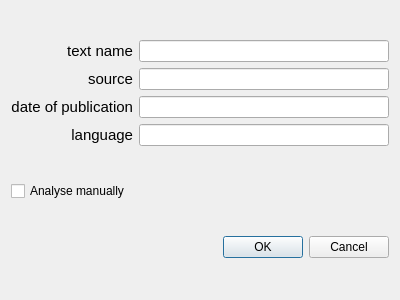
<?xml version="1.0" encoding="UTF-8"?>
<ui version="4.0">
 <class>Dialog</class>
 <widget class="QDialog" name="Dialog">
  <property name="geometry">
   <rect>
    <x>0</x>
    <y>0</y>
    <width>400</width>
    <height>300</height>
   </rect>
  </property>
  <property name="windowTitle">
   <string>Dialog</string>
  </property>
  <layout class="QHBoxLayout" name="horizontalLayout_5">
   <item>
    <layout class="QVBoxLayout" name="verticalLayout_3">
     <item>
      <layout class="QHBoxLayout" name="horizontalLayout">
       <item>
        <layout class="QVBoxLayout" name="verticalLayout_2">
         <item>
          <widget class="QLabel" name="labeltext">
           <property name="text">
            <string>&lt;html&gt;&lt;head/&gt;&lt;body&gt;&lt;p align=&quot;right&quot;&gt;&lt;span style=&quot; font-size:11pt;&quot;&gt;text name&lt;/span&gt;&lt;/p&gt;&lt;/body&gt;&lt;/html&gt;</string>
           </property>
          </widget>
         </item>
         <item>
          <widget class="QLabel" name="labelsource">
           <property name="text">
            <string>&lt;html&gt;&lt;head/&gt;&lt;body&gt;&lt;p align=&quot;right&quot;&gt;&lt;span style=&quot; font-size:11pt;&quot;&gt;source&lt;/span&gt;&lt;/p&gt;&lt;/body&gt;&lt;/html&gt;</string>
           </property>
          </widget>
         </item>
         <item>
          <widget class="QLabel" name="labeldate">
           <property name="text">
            <string>&lt;html&gt;&lt;head/&gt;&lt;body&gt;&lt;p align=&quot;right&quot;&gt;&lt;span style=&quot; font-size:11pt;&quot;&gt;date of publication&lt;/span&gt;&lt;/p&gt;&lt;/body&gt;&lt;/html&gt;</string>
           </property>
          </widget>
         </item>
         <item>
          <widget class="QLabel" name="labellanguage">
           <property name="text">
            <string>&lt;html&gt;&lt;head/&gt;&lt;body&gt;&lt;p align=&quot;right&quot;&gt;&lt;span style=&quot; font-size:11pt;&quot;&gt;language&lt;/span&gt;&lt;/p&gt;&lt;/body&gt;&lt;/html&gt;</string>
           </property>
          </widget>
         </item>
        </layout>
       </item>
       <item>
        <layout class="QVBoxLayout" name="verticalLayout">
         <item>
          <widget class="QLineEdit" name="lineEdit1"/>
         </item>
         <item>
          <widget class="QLineEdit" name="lineEdit2"/>
         </item>
         <item>
          <widget class="QLineEdit" name="lineEdit3"/>
         </item>
         <item>
          <widget class="QLineEdit" name="lineEdit5"/>
         </item>
        </layout>
       </item>
      </layout>
     </item>
     <item>
      <widget class="QCheckBox" name="checkBox">
       <property name="text">
        <string>Analyse manually</string>
       </property>
      </widget>
     </item>
     <item>
      <widget class="QDialogButtonBox" name="buttonBox">
       <property name="orientation">
        <enum>Qt::Horizontal</enum>
       </property>
       <property name="standardButtons">
        <set>QDialogButtonBox::Cancel|QDialogButtonBox::Ok</set>
       </property>
      </widget>
     </item>
    </layout>
   </item>
  </layout>
 </widget>
 <resources/>
 <connections>
  <connection>
   <sender>buttonBox</sender>
   <signal>accepted()</signal>
   <receiver>Dialog</receiver>
   <slot>accept()</slot>
   <hints>
    <hint type="sourcelabel">
     <x>248</x>
     <y>254</y>
    </hint>
    <hint type="destinationlabel">
     <x>157</x>
     <y>274</y>
    </hint>
   </hints>
  </connection>
  <connection>
   <sender>buttonBox</sender>
   <signal>rejected()</signal>
   <receiver>Dialog</receiver>
   <slot>reject()</slot>
   <hints>
    <hint type="sourcelabel">
     <x>316</x>
     <y>260</y>
    </hint>
    <hint type="destinationlabel">
     <x>286</x>
     <y>274</y>
    </hint>
   </hints>
  </connection>
 </connections>
</ui>
